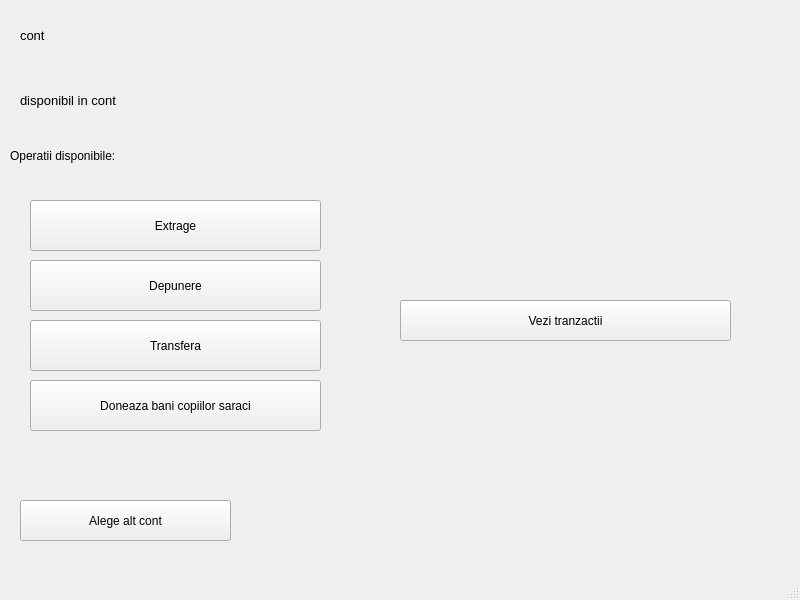
<?xml version="1.0" encoding="UTF-8"?>
<ui version="4.0">
 <class>AccountWindow</class>
 <widget class="QMainWindow" name="AccountWindow">
  <property name="geometry">
   <rect>
    <x>0</x>
    <y>0</y>
    <width>800</width>
    <height>600</height>
   </rect>
  </property>
  <property name="windowTitle">
   <string>MainWindow</string>
  </property>
  <widget class="QWidget" name="centralwidget">
   <widget class="QLabel" name="contLabel">
    <property name="geometry">
     <rect>
      <x>20</x>
      <y>10</y>
      <width>181</width>
      <height>51</height>
     </rect>
    </property>
    <property name="font">
     <font>
      <pointsize>10</pointsize>
     </font>
    </property>
    <property name="text">
     <string>cont</string>
    </property>
   </widget>
   <widget class="QLabel" name="balanceLabel">
    <property name="geometry">
     <rect>
      <x>20</x>
      <y>70</y>
      <width>161</width>
      <height>61</height>
     </rect>
    </property>
    <property name="font">
     <font>
      <pointsize>10</pointsize>
     </font>
    </property>
    <property name="text">
     <string>disponibil in cont</string>
    </property>
   </widget>
   <widget class="QLabel" name="operatiiLabel">
    <property name="geometry">
     <rect>
      <x>10</x>
      <y>140</y>
      <width>161</width>
      <height>31</height>
     </rect>
    </property>
    <property name="text">
     <string>Operatii disponibile:</string>
    </property>
   </widget>
   <widget class="QPushButton" name="extragereButon">
    <property name="geometry">
     <rect>
      <x>30</x>
      <y>200</y>
      <width>291</width>
      <height>51</height>
     </rect>
    </property>
    <property name="text">
     <string>Extrage</string>
    </property>
   </widget>
   <widget class="QPushButton" name="depunereButon">
    <property name="geometry">
     <rect>
      <x>30</x>
      <y>260</y>
      <width>291</width>
      <height>51</height>
     </rect>
    </property>
    <property name="text">
     <string>Depunere</string>
    </property>
   </widget>
   <widget class="QPushButton" name="transferButon">
    <property name="geometry">
     <rect>
      <x>30</x>
      <y>320</y>
      <width>291</width>
      <height>51</height>
     </rect>
    </property>
    <property name="text">
     <string>Transfera</string>
    </property>
   </widget>
   <widget class="QPushButton" name="donateButon">
    <property name="geometry">
     <rect>
      <x>30</x>
      <y>380</y>
      <width>291</width>
      <height>51</height>
     </rect>
    </property>
    <property name="text">
     <string>Doneaza bani copiilor saraci</string>
    </property>
   </widget>
   <widget class="QLabel" name="msgLabel">
    <property name="geometry">
     <rect>
      <x>290</x>
      <y>490</y>
      <width>461</width>
      <height>51</height>
     </rect>
    </property>
    <property name="text">
     <string/>
    </property>
   </widget>
   <widget class="QPushButton" name="backButon">
    <property name="geometry">
     <rect>
      <x>20</x>
      <y>500</y>
      <width>211</width>
      <height>41</height>
     </rect>
    </property>
    <property name="text">
     <string>Alege alt cont</string>
    </property>
   </widget>
   <widget class="QLabel" name="notifTransLabel">
    <property name="geometry">
     <rect>
      <x>400</x>
      <y>260</y>
      <width>351</width>
      <height>31</height>
     </rect>
    </property>
    <property name="text">
     <string/>
    </property>
   </widget>
   <widget class="QPushButton" name="transButon">
    <property name="geometry">
     <rect>
      <x>400</x>
      <y>300</y>
      <width>331</width>
      <height>41</height>
     </rect>
    </property>
    <property name="text">
     <string>Vezi tranzactii</string>
    </property>
   </widget>
  </widget>
  <widget class="QMenuBar" name="menubar">
   <property name="geometry">
    <rect>
     <x>0</x>
     <y>0</y>
     <width>800</width>
     <height>25</height>
    </rect>
   </property>
  </widget>
  <widget class="QStatusBar" name="statusbar"/>
 </widget>
 <resources/>
 <connections/>
</ui>
